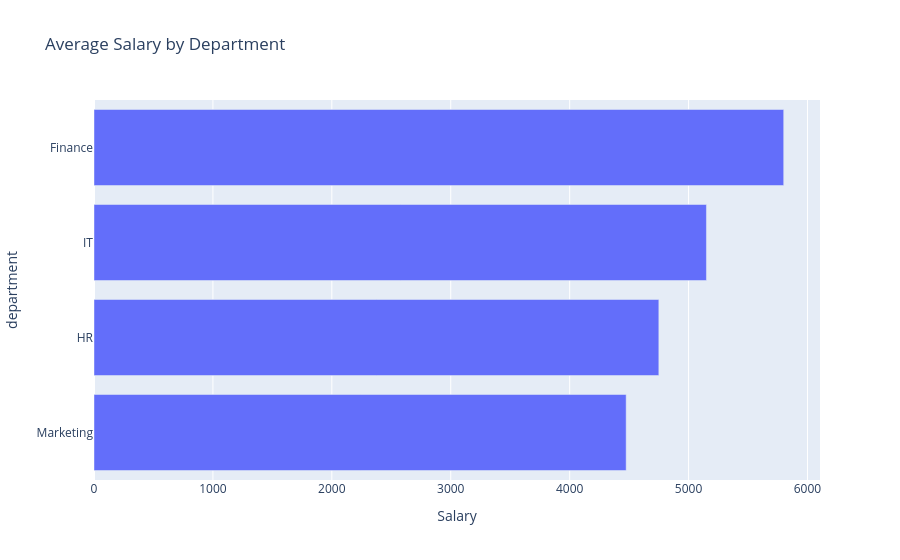

The cell this chart's notebook holds for it:
### Code cell
avg_salary = merge_df.groupby('department')['salary'].mean().sort_values()
fig = px.bar(
    x=avg_salary.values,
    y=avg_salary.index,
    orientation='h',
    title="Average Salary by Department"
)

fig.update_layout(xaxis_title='Salary', yaxis_title='department')

fig.show()

### Figure 1 — Plotly figure (JSON) as saved in the notebook; plotly's stock layout.template omitted (floating-point values rounded to 4 significant figures)
{"data": [{"hovertemplate": "x=%{x}<br>y=%{y}<extra></extra>", "legendgroup": "", "marker": {"color": "#636efa", "pattern": {"shape": ""}}, "name": "", "orientation": "h", "showlegend": false, "textposition": "auto", "type": "bar", "x": [4475.0, 4750.0, 5150.0, 5800.0], "xaxis": "x", "y": ["Marketing", "HR", "IT", "Finance"], "yaxis": "y"}], "layout": {"barmode": "relative", "legend": {"tracegroupgap": 0}, "title": {"text": "Average Salary by Department"}, "xaxis": {"anchor": "y", "domain": [0, 1], "title": {"text": "Salary"}}, "yaxis": {"anchor": "x", "domain": [0, 1], "title": {"text": "department"}}}}
